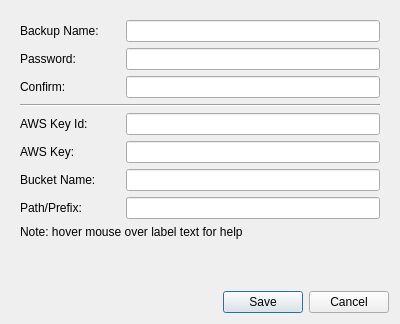
<?xml version="1.0" encoding="UTF-8"?>
<ui version="4.0">
 <class>ConfigAwsDialog</class>
 <widget class="QDialog" name="ConfigAwsDialog">
  <property name="geometry">
   <rect>
    <x>0</x>
    <y>0</y>
    <width>400</width>
    <height>324</height>
   </rect>
  </property>
  <property name="windowTitle">
   <string>Configure Amazon AWS</string>
  </property>
  <layout class="QVBoxLayout" name="verticalLayout">
   <item alignment="Qt::AlignTop">
    <widget class="QWidget" name="widget" native="true">
     <layout class="QVBoxLayout" name="verticalLayout_2">
      <item>
       <layout class="QHBoxLayout" name="horizontalLayout">
        <item>
         <widget class="QLabel" name="label">
          <property name="minimumSize">
           <size>
            <width>100</width>
            <height>0</height>
           </size>
          </property>
          <property name="toolTip">
           <string>&lt;html&gt;&lt;head/&gt;&lt;body&gt;&lt;p&gt;&lt;span style=&quot; font-weight:600;&quot;&gt;Backup Name:&lt;/span&gt;&lt;/p&gt;&lt;p&gt;Something descriptive to help you remember what this backups contains (eg: My Pictures).&lt;/p&gt;&lt;/body&gt;&lt;/html&gt;</string>
          </property>
          <property name="text">
           <string>Backup Name:</string>
          </property>
         </widget>
        </item>
        <item>
         <widget class="QLineEdit" name="name_line_edit"/>
        </item>
       </layout>
      </item>
      <item>
       <layout class="QHBoxLayout" name="horizontalLayout_3">
        <item>
         <widget class="QLabel" name="label_2">
          <property name="minimumSize">
           <size>
            <width>100</width>
            <height>0</height>
           </size>
          </property>
          <property name="toolTip">
           <string>&lt;html&gt;&lt;head/&gt;&lt;body&gt;&lt;p&gt;&lt;span style=&quot; font-weight:600;&quot;&gt;Password:&lt;/span&gt;&lt;/p&gt;&lt;p&gt;Your data will be encrypted with this. Make sure to write it down. You will LOSE YOUR DATA if you lose this password.&lt;/p&gt;&lt;/body&gt;&lt;/html&gt;</string>
          </property>
          <property name="text">
           <string>Password:</string>
          </property>
         </widget>
        </item>
        <item>
         <widget class="QLineEdit" name="password_line_edit">
          <property name="echoMode">
           <enum>QLineEdit::Password</enum>
          </property>
         </widget>
        </item>
       </layout>
      </item>
      <item>
       <layout class="QHBoxLayout" name="horizontalLayout_4">
        <item>
         <widget class="QLabel" name="label_3">
          <property name="minimumSize">
           <size>
            <width>100</width>
            <height>0</height>
           </size>
          </property>
          <property name="toolTip">
           <string>&lt;html&gt;&lt;head/&gt;&lt;body&gt;&lt;p&gt;Retype your password.&lt;/p&gt;&lt;/body&gt;&lt;/html&gt;</string>
          </property>
          <property name="text">
           <string>Confirm:</string>
          </property>
         </widget>
        </item>
        <item>
         <widget class="QLineEdit" name="confirm_password_line_edit">
          <property name="echoMode">
           <enum>QLineEdit::Password</enum>
          </property>
         </widget>
        </item>
       </layout>
      </item>
      <item>
       <widget class="Line" name="line">
        <property name="orientation">
         <enum>Qt::Horizontal</enum>
        </property>
       </widget>
      </item>
      <item>
       <layout class="QHBoxLayout" name="horizontalLayout_5">
        <item>
         <widget class="QLabel" name="label_4">
          <property name="minimumSize">
           <size>
            <width>100</width>
            <height>0</height>
           </size>
          </property>
          <property name="toolTip">
           <string>&lt;html&gt;&lt;head/&gt;&lt;body&gt;&lt;p&gt;&lt;span style=&quot; font-weight:600;&quot;&gt;AWS Key Id:&lt;/span&gt;&lt;/p&gt;&lt;p&gt;The AWS Access Key Id for your bucket.&lt;br/&gt;&lt;/p&gt;&lt;/body&gt;&lt;/html&gt;</string>
          </property>
          <property name="text">
           <string>AWS Key Id:</string>
          </property>
         </widget>
        </item>
        <item>
         <widget class="QLineEdit" name="key_id_line_edit">
          <property name="echoMode">
           <enum>QLineEdit::Password</enum>
          </property>
         </widget>
        </item>
       </layout>
      </item>
      <item>
       <layout class="QHBoxLayout" name="horizontalLayout_2">
        <item>
         <widget class="QLabel" name="label_5">
          <property name="minimumSize">
           <size>
            <width>100</width>
            <height>0</height>
           </size>
          </property>
          <property name="toolTip">
           <string>&lt;html&gt;&lt;head/&gt;&lt;body&gt;&lt;p&gt;&lt;span style=&quot; font-weight:600;&quot;&gt;AWS Key&lt;/span&gt;&lt;/p&gt;&lt;p&gt;The AWS Secret Access Key for your bucket.&lt;/p&gt;&lt;/body&gt;&lt;/html&gt;</string>
          </property>
          <property name="text">
           <string>AWS Key:</string>
          </property>
         </widget>
        </item>
        <item>
         <widget class="QLineEdit" name="key_line_edit">
          <property name="echoMode">
           <enum>QLineEdit::Password</enum>
          </property>
         </widget>
        </item>
       </layout>
      </item>
      <item>
       <layout class="QHBoxLayout" name="horizontalLayout_6">
        <item>
         <widget class="QLabel" name="label_6">
          <property name="minimumSize">
           <size>
            <width>100</width>
            <height>0</height>
           </size>
          </property>
          <property name="toolTip">
           <string>&lt;html&gt;&lt;head/&gt;&lt;body&gt;&lt;p&gt;&lt;span style=&quot; font-weight:600;&quot;&gt;Bucket Name:&lt;/span&gt;&lt;/p&gt;&lt;p&gt;The name of the S3 Bucket that you would like your backups to go to. It must already exist. BlobBackup will not create buckets for you.&lt;/p&gt;&lt;/body&gt;&lt;/html&gt;</string>
          </property>
          <property name="text">
           <string>Bucket Name:</string>
          </property>
         </widget>
        </item>
        <item>
         <widget class="QLineEdit" name="bucket_line_edit"/>
        </item>
       </layout>
      </item>
      <item>
       <layout class="QHBoxLayout" name="horizontalLayout_7">
        <item>
         <widget class="QLabel" name="label_7">
          <property name="minimumSize">
           <size>
            <width>100</width>
            <height>0</height>
           </size>
          </property>
          <property name="toolTip">
           <string>&lt;html&gt;&lt;head/&gt;&lt;body&gt;&lt;p&gt;&lt;span style=&quot; font-weight:600;&quot;&gt;Prefix:&lt;/span&gt;&lt;/p&gt;&lt;p&gt;The path that will be added before every object that BlobBackup uploads.&lt;/p&gt;&lt;/body&gt;&lt;/html&gt;</string>
          </property>
          <property name="text">
           <string>Path/Prefix:</string>
          </property>
         </widget>
        </item>
        <item>
         <widget class="QLineEdit" name="prefix_line_edit"/>
        </item>
       </layout>
      </item>
      <item>
       <widget class="QLabel" name="label_8">
        <property name="text">
         <string>Note: hover mouse over label text for help</string>
        </property>
       </widget>
      </item>
     </layout>
    </widget>
   </item>
   <item>
    <widget class="QDialogButtonBox" name="buttonBox">
     <property name="orientation">
      <enum>Qt::Horizontal</enum>
     </property>
     <property name="standardButtons">
      <set>QDialogButtonBox::Cancel|QDialogButtonBox::Save</set>
     </property>
    </widget>
   </item>
  </layout>
 </widget>
 <resources/>
 <connections>
  <connection>
   <sender>buttonBox</sender>
   <signal>accepted()</signal>
   <receiver>ConfigAwsDialog</receiver>
   <slot>accept()</slot>
   <hints>
    <hint type="sourcelabel">
     <x>248</x>
     <y>254</y>
    </hint>
    <hint type="destinationlabel">
     <x>157</x>
     <y>274</y>
    </hint>
   </hints>
  </connection>
  <connection>
   <sender>buttonBox</sender>
   <signal>rejected()</signal>
   <receiver>ConfigAwsDialog</receiver>
   <slot>reject()</slot>
   <hints>
    <hint type="sourcelabel">
     <x>316</x>
     <y>260</y>
    </hint>
    <hint type="destinationlabel">
     <x>286</x>
     <y>274</y>
    </hint>
   </hints>
  </connection>
 </connections>
</ui>
